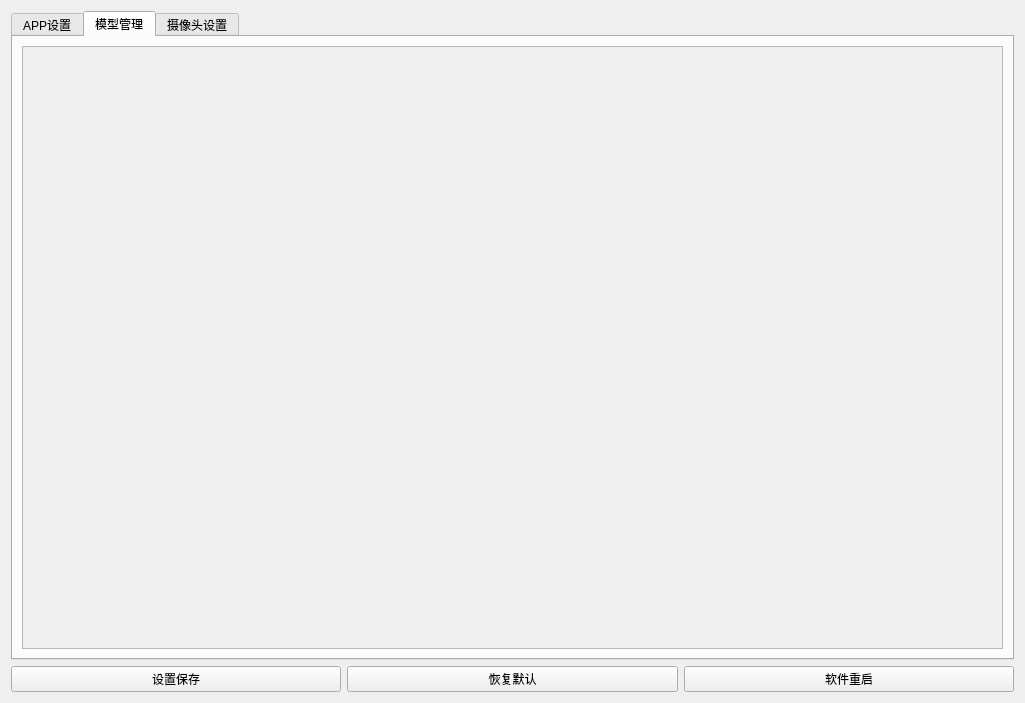
<?xml version="1.0" encoding="UTF-8"?>
<ui version="4.0">
 <class>config_widget</class>
 <widget class="QWidget" name="config_widget">
  <property name="geometry">
   <rect>
    <x>0</x>
    <y>0</y>
    <width>1025</width>
    <height>703</height>
   </rect>
  </property>
  <property name="windowTitle">
   <string>Form</string>
  </property>
  <layout class="QVBoxLayout" name="verticalLayout">
   <item>
    <widget class="QTabWidget" name="tabWidget">
     <property name="currentIndex">
      <number>1</number>
     </property>
     <widget class="QWidget" name="tab">
      <attribute name="title">
       <string>APP设置</string>
      </attribute>
      <layout class="QVBoxLayout" name="verticalLayout_2">
       <item>
        <widget class="QScrollArea" name="scrollArea">
         <property name="styleSheet">
          <string notr="true"/>
         </property>
         <property name="widgetResizable">
          <bool>true</bool>
         </property>
         <widget class="AppWidget" name="scrollAreaWidgetContents">
          <property name="geometry">
           <rect>
            <x>0</x>
            <y>0</y>
            <width>981</width>
            <height>606</height>
           </rect>
          </property>
          <property name="styleSheet">
           <string notr="true"/>
          </property>
         </widget>
        </widget>
       </item>
      </layout>
     </widget>
     <widget class="QWidget" name="tab_2">
      <attribute name="title">
       <string>模型管理</string>
      </attribute>
      <layout class="QVBoxLayout" name="verticalLayout_3">
       <item>
        <widget class="QScrollArea" name="scrollArea_2">
         <property name="widgetResizable">
          <bool>true</bool>
         </property>
         <widget class="ModelWidget" name="scrollAreaWidgetContents_2">
          <property name="geometry">
           <rect>
            <x>0</x>
            <y>0</y>
            <width>981</width>
            <height>606</height>
           </rect>
          </property>
         </widget>
        </widget>
       </item>
      </layout>
     </widget>
     <widget class="QWidget" name="tab_3">
      <attribute name="title">
       <string>摄像头设置</string>
      </attribute>
     </widget>
    </widget>
   </item>
   <item>
    <layout class="QHBoxLayout" name="horizontalLayout">
     <item>
      <widget class="QPushButton" name="pushButton">
       <property name="text">
        <string>设置保存</string>
       </property>
      </widget>
     </item>
     <item>
      <widget class="QPushButton" name="pushButton_2">
       <property name="text">
        <string>恢复默认</string>
       </property>
      </widget>
     </item>
     <item>
      <widget class="QPushButton" name="pushButton_3">
       <property name="text">
        <string>软件重启</string>
       </property>
      </widget>
     </item>
    </layout>
   </item>
  </layout>
 </widget>
 <customwidgets>
  <customwidget>
   <class>AppWidget</class>
   <extends>QWidget</extends>
   <header>config_widget.h</header>
   <container>1</container>
  </customwidget>
  <customwidget>
   <class>ModelWidget</class>
   <extends>QWidget</extends>
   <header>config_widget.h</header>
   <container>1</container>
  </customwidget>
 </customwidgets>
 <resources/>
 <connections>
  <connection>
   <sender>pushButton</sender>
   <signal>pressed()</signal>
   <receiver>config_widget</receiver>
   <slot>config_save()</slot>
   <hints>
    <hint type="sourcelabel">
     <x>163</x>
     <y>683</y>
    </hint>
    <hint type="destinationlabel">
     <x>2</x>
     <y>665</y>
    </hint>
   </hints>
  </connection>
  <connection>
   <sender>pushButton_2</sender>
   <signal>pressed()</signal>
   <receiver>config_widget</receiver>
   <slot>return_default()</slot>
   <hints>
    <hint type="sourcelabel">
     <x>534</x>
     <y>683</y>
    </hint>
    <hint type="destinationlabel">
     <x>619</x>
     <y>699</y>
    </hint>
   </hints>
  </connection>
  <connection>
   <sender>pushButton_3</sender>
   <signal>pressed()</signal>
   <receiver>config_widget</receiver>
   <slot>software_restart()</slot>
   <hints>
    <hint type="sourcelabel">
     <x>924</x>
     <y>680</y>
    </hint>
    <hint type="destinationlabel">
     <x>1024</x>
     <y>670</y>
    </hint>
   </hints>
  </connection>
 </connections>
 <slots>
  <slot>config_save()</slot>
  <slot>return_default()</slot>
  <slot>software_restart()</slot>
 </slots>
</ui>
